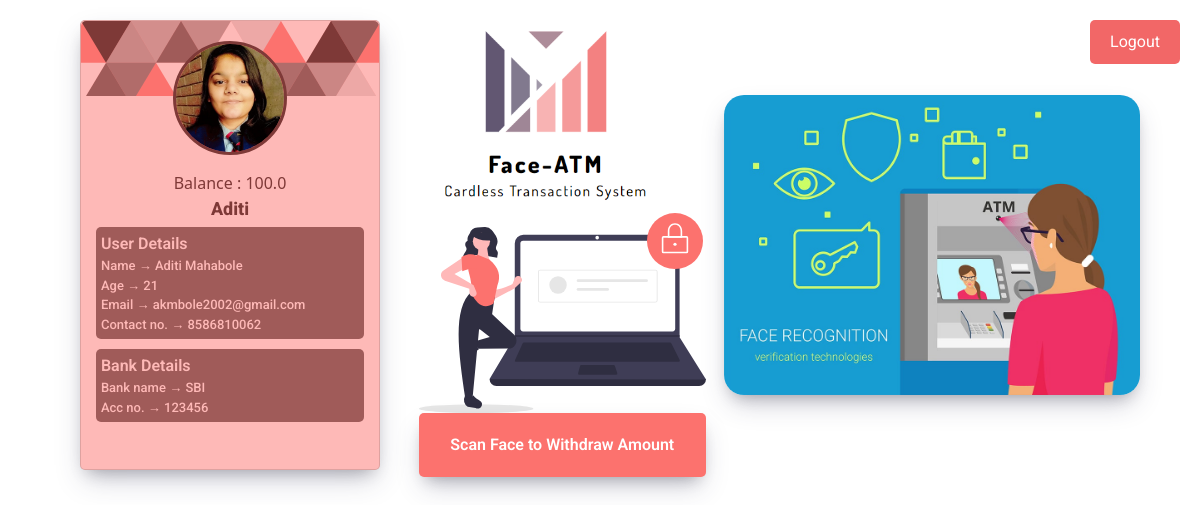
The app's page /gocardless/home/ (signed in), older data.
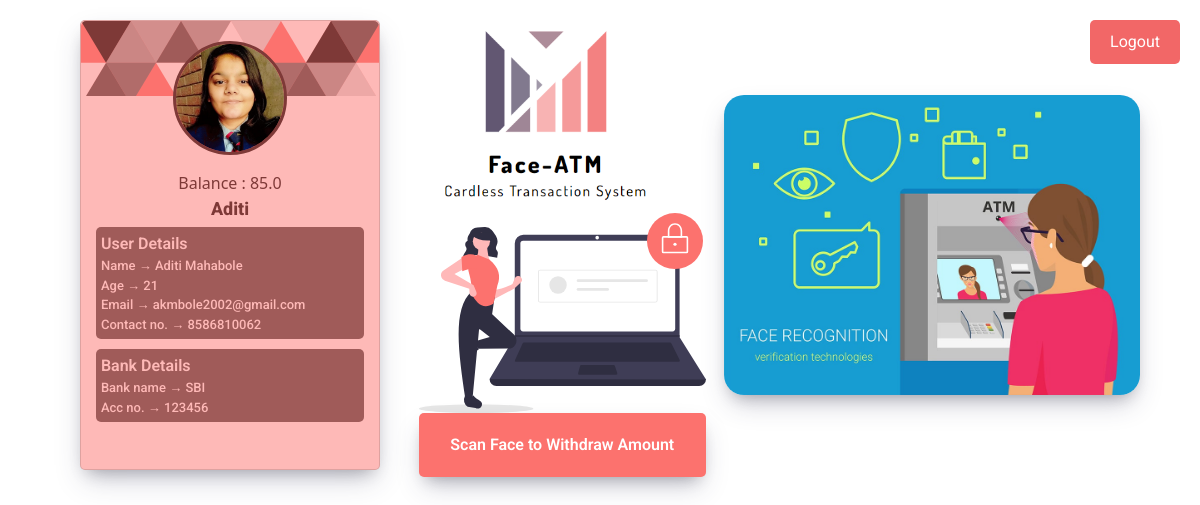
The same page, newer data.
### app/models.py (models this page shows, shortened)
class BankDetails(models.Model):
    user = models.OneToOneField(Person, on_delete=models.CASCADE)
    account_number = models.CharField(max_length=20)
    bank_name = models.CharField(max_length=100)
    current_balance = models.FloatField(default=100)

class Person(AbstractUser):
    age = models.PositiveIntegerField(blank=True, null=True)
    contact = models.CharField(max_length=20, blank=True)
    image = models.ImageField(upload_to='user_images/', blank=True)
    groups = models.ManyToManyField('auth.Group', related_name='custom_user_groups')
    user_permissions = models.ManyToManyField('auth.Permission', related_name='custom_user_permissions')

### app/views.py (the view)
# urls.py: path('home/',views.home_page,name='home_page'),
def home_page(request):
    user_email = request.session.get('email')
    print("Inside Home Page")
    print("session user email", user_email)
    user = Person.objects.filter(email=user_email).first()
    if user is None:
        return redirect('login_page')
    bank_details = BankDetails.objects.filter(user=user).first()
    context = {
        'profile': user,
        'bank_details': bank_details
    }
    return render(request, 'home.html', context)

### app/templates/home.html (shortened to what this page needs)
{% load static %}
<!DOCTYPE html>
<html lang="en">
  <head>
    <link
      rel="stylesheet"
      href="https://stackpath.bootstrapcdn.com/bootstrap/4.5.2/css/bootstrap.min.css"
    />
  </head>
  <body>
    {% if not request.session.email and not request.session.phone %}
    <a href="{% url 'login_page' %}" id="login_bt">Login</a>
    {% else %}
    <button id="logout">Logout</button>
    {% endif %}
    <div class="inner_div">
      <div class="profile_div">
        <div class="card">
          <div class="card__img">
          </div>
          <div class="card__avatar">
            <img
              id="userImage"
              src=""
              alt="User Image"
              class="user_image_size"
            />
          </div>
          <div class="current_balance_div">
            <span>Balance : {{bank_details.current_balance}} </span>
          </div>
          <div class="card__title">{{ profile.username}}</div>
          <div class="card_details_div">
            <span class="title_span">User Details </span>
            <div class="card__subtitle">
              Name &rarr; {{ profile.first_name }} {{profile.last_name }}
            </div>
            <div class="card__subtitle">Age &rarr; {{ profile.age }}</div>
            <div class="card__subtitle">Email &rarr; {{profile.email }}</div>
            <div class="card__subtitle">
              Contact no. &rarr; {{ profile.contact }}
            </div>
          </div>
          <div class="card_details_div">
            <span class="title_span">Bank Details </span>
            <div class="card__subtitle">
              Bank name &rarr; {{ bank_details.bank_name }}
            </div>
            <div class="card__subtitle">
              Acc no. &rarr; {{ bank_details.account_number }}
            </div>
          </div>
        </div>
      </div>
      <div class="button_div">
        <div>
          <img
            src="{% static 'atm-logo.png' %}"
            alt="Face-ATM"
            class="atm-logo"
          />
        </div>
        <img src="{% static 'scan_img1.svg' %}" class="img_svg" />
        <button id="scanButton" class="scan_bt">
          Scan Face to Withdraw Amount
        </button>
      </div>
      <div class="side_img_div">
        <img src="{% static 'bg.jpg' %}" alt="bg" class="img_side" />
      </div>
    </div>
  </body>
</html>

### app/templates/home.html (style rules this page uses)
:root { --dark-red: #fc726e; --skin: #feb9b7; --dark-brown: #a05b59; --double-db: #7e3937; }
.user_image_size { display: flex; height: 100%; width: 100%; border-radius: 50%; }
.card { font-family: Roboto; --main-color: #000; --submain-color: #78858f; --bg-color: #fff; font-family: system-ui, -apple-system, BlinkMacSystemFont, "Segoe UI", Roboto, Oxygen, Ubuntu, Cantarell, "Open Sans", "Helvetica Neue", sans-serif; position: relative; width: 300px; height: 450px; display: flex; flex-direction: column; align-items: center; border-radius: 5px; background: var(--bg-color); background-color: var(--skin); box-shadow: rgba(50, 50, 93, 0.25) 0px 13px 27px -5px, rgba(0, 0, 0, 0.3) 0px 8px 16px -8px; }
.card__img { font-family: Roboto; width: 100%; }
.card__avatar { font-family: Roboto; position: absolute; width: 114px; height: 114px; background: var(--bg-color); border-radius: 100%; display: flex; justify-content: center; align-items: center; top: 20px; background-color: var(--dark-red); border: 3px solid var(--double-db); }
.card__title { font-family: Roboto; font-weight: 800; font-size: 18px; color: var(--double-db); font-family: Roboto; }
.card__subtitle { font-family: Roboto; font-weight: 500; font-size: 13px; }
.current_balance_div { color: #7e3937; }
.card_details_div { font-family: Roboto; font-weight: 500; padding: 5px 5px; width: 90%; color: var(--skin); background-color: var(--dark-brown); border-radius: 5px; margin: 5px 10px; display: flex; justify-content: flex-start; flex-direction: column; }
.title_span { color: var(--skin); font-weight: 600; }
.profile_div { font-family: Roboto; display: flex; justify-content: center; padding: 20px; }
body { font-family: Roboto; display: flex; flex-direction: column; justify-content: center; align-items: center; position: relative; }
.scan_bt { padding: 20px; border: none; border-radius: 5px; color: white; background-color: var(--dark-red); font-weight: 600; box-shadow: rgba(50, 50, 93, 0.25) 0px 13px 27px -5px, rgba(0, 0, 0, 0.3) 0px 8px 16px -8px; }
.side_img_div { height: 300px; display: flex; align-items: center; justify-content: center; }
.img_side { height: 100%; width: 100%; border-radius: 20px; box-shadow: rgba(50, 50, 93, 0.25) 0px 13px 27px -5px, rgba(0, 0, 0, 0.3) 0px 8px 16px -8px; }
.inner_div { width: 90%; display: flex; align-items: center; justify-content: space-between; }
.button_div { display: flex; justify-content: center; flex-direction: column; }
.img_svg { height: 200px; }
.atm-logo { height: 200px; }
#logout { background-color: rgb(242, 103, 103); padding: 10px 20px; text-decoration: none; border-radius: 5px; margin-top: 20px; color: white; position: absolute; top: 0px; right: 20px; border: none; }

Row changes from the older to the newer data that the page shows:
changed BankDetails "SBI": current_balance "100.0" → "85.0"
